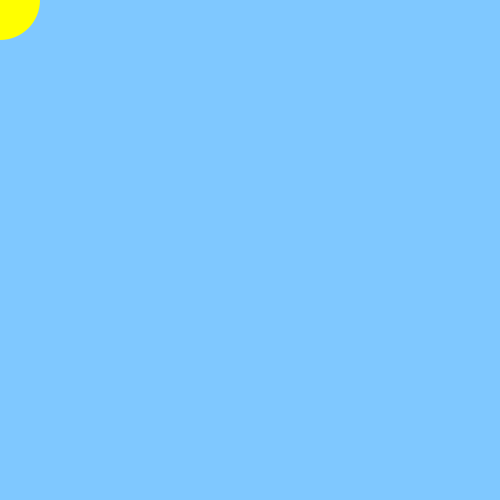
Frame 1 (no input)
Frame 60 (the mouse pressed at the canvas centre just before this capture): identical to frame 1, image omitted
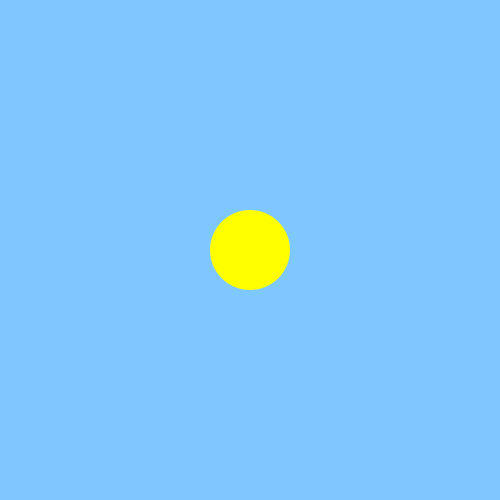
Frame 120 (the mouse held since frame 60 and released just before this capture)

The Processing sketch that drew these frames (run headless with seeded random() and noise(); from frame 60 on, the mouse is pressed at the canvas centre):

// Processing sketch: Circle3
// ── Circle3.pde
void setup() {
  size(500, 500);
  smooth();
  noStroke();
  fill(255, 255, 0); 
}

void draw() {
  background(127, 200, 255);
  ellipse(mouseX, mouseY, 80, 80);
}
